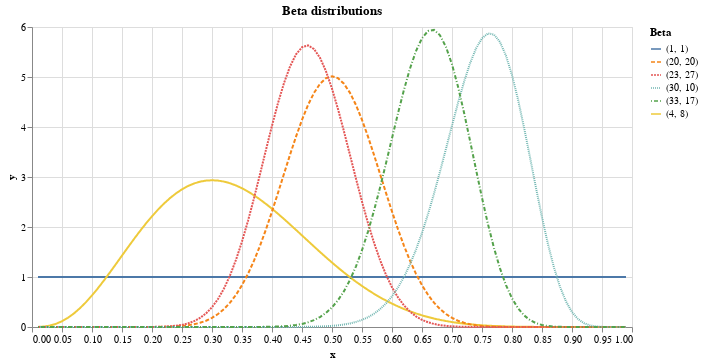

The notebook cell saved with this chart:
### Code cell
alt.Chart(df).mark_line().encode(
    alt.X('x:Q'), alt.Y('y:Q'), alt.Color('Beta'), tooltip=['x', 'y', 'Beta'], strokeDash='Beta'
).properties(width=600, title='Beta distributions')

### Figure 1 — Vega-Lite specification as saved in the notebook (floating-point values rounded to 4 significant figures; data arrays with more than 128 entries replaced by an {"elided": "..."} marker saying what was removed)
{"config": {"view": {"continuousWidth": 400, "continuousHeight": 300}}, "data": {"name": "data-230ee3cc0ac215fa8467ee1b1d9d0e89"}, "mark": "line", "encoding": {"color": {"type": "nominal", "field": "Beta"}, "strokeDash": {"type": "nominal", "field": "Beta"}, "tooltip": [{"type": "quantitative", "field": "x"}, {"type": "quantitative", "field": "y"}, {"type": "nominal", "field": "Beta"}], "x": {"type": "quantitative", "field": "x"}, "y": {"type": "quantitative", "field": "y"}}, "title": "Beta distributions", "width": 600, "$schema": "https://vega.github.io/schema/vega-lite/v4.8.1.json", "datasets": {"data-230ee3cc0ac215fa8467ee1b1d9d0e89": {"elided": "594 records"}}}
